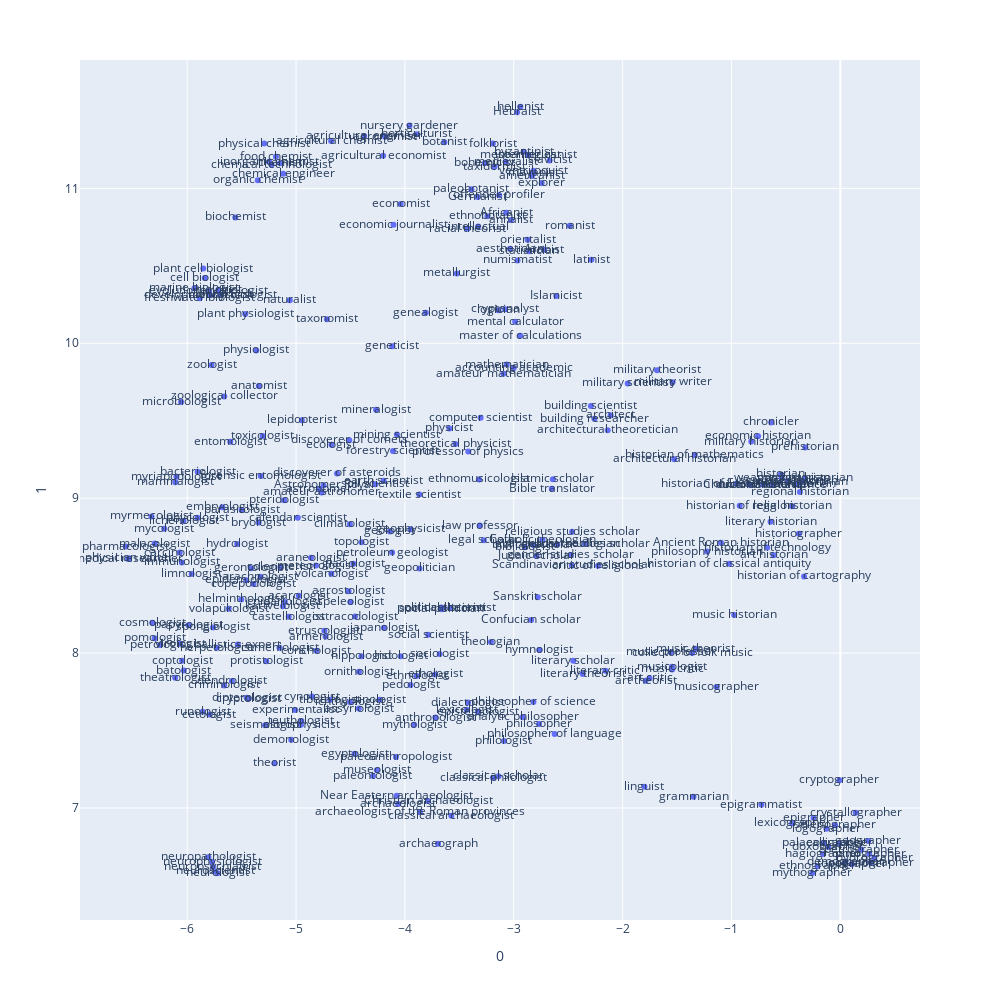

This figure's notebook cell:
### Code cell
fig

### Figure 1 — Plotly figure (JSON) as saved in the notebook; plotly's stock layout.template omitted (floating-point values rounded to 4 significant figures; data arrays with more than 128 entries replaced by an {"elided": "..."} marker saying what was removed)
{"data": [{"hovertemplate": "0=%{x}<br>1=%{y}<br>occupation=%{text}<extra></extra>", "legendgroup": "", "marker": {"color": "#636efa", "symbol": "circle"}, "mode": "markers+text", "name": "", "orientation": "v", "showlegend": false, "text": {"elided": "296 str values"}, "type": "scatter", "x": {"elided": "296 float values"}, "xaxis": "x", "y": {"elided": "296 float values"}, "yaxis": "y"}], "layout": {"height": 1000, "legend": {"tracegroupgap": 0}, "margin": {"t": 60}, "width": 1000, "xaxis": {"anchor": "y", "autorange": true, "domain": [0, 1], "range": [-6.985, 0.732], "title": {"text": "0"}, "type": "linear"}, "yaxis": {"anchor": "x", "autorange": true, "domain": [0, 1], "range": [6.277, 11.83], "title": {"text": "1"}, "type": "linear"}}}
